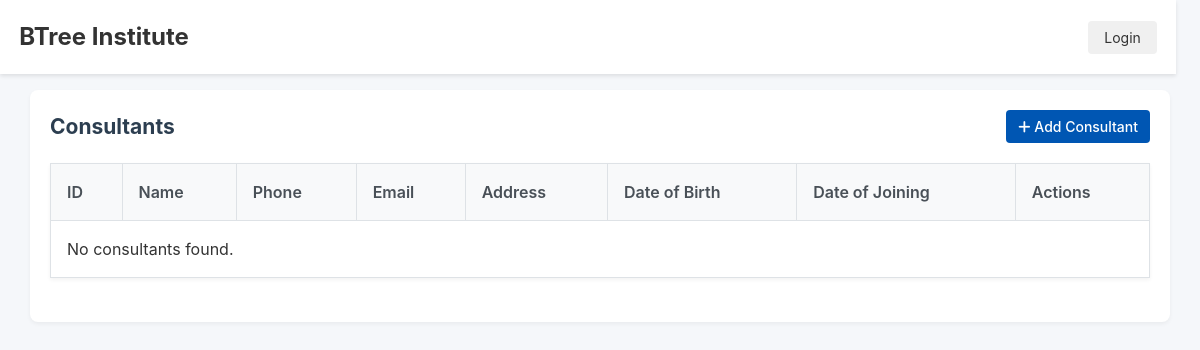
The app's page /consultants/, older data.
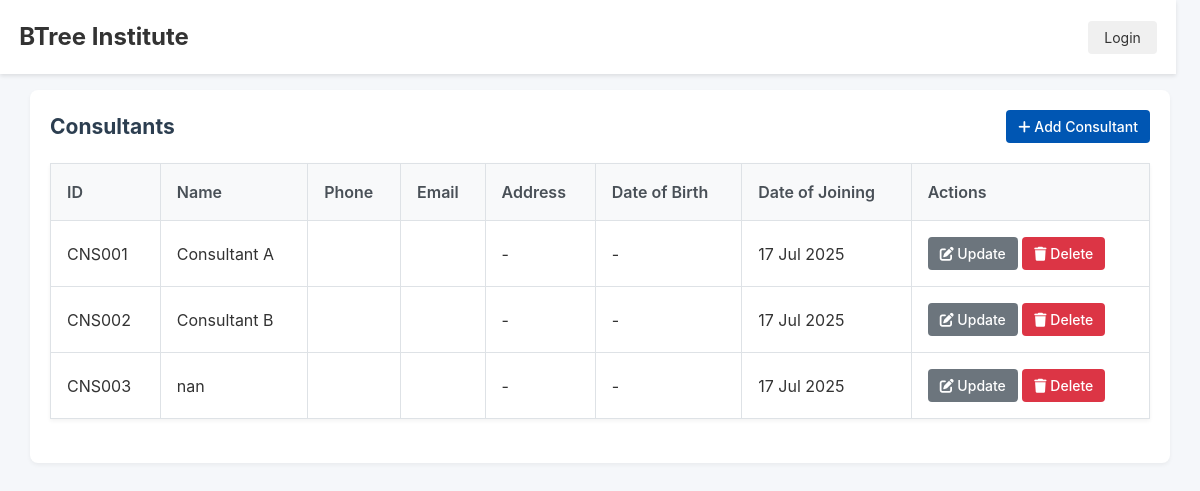
The same page, newer data.
### consultantdb/models.py (models this page shows, shortened)
class Consultant(models.Model):
    consultant_id = models.CharField(max_length=10, unique=True, blank=True)
    name = models.CharField(max_length=100)
    phone_number = models.CharField(max_length=15)
    email = models.EmailField()
    address = models.TextField(blank=True, null=True)
    date_of_birth = models.DateField(blank=True, null=True)
    date_of_joining = models.DateField(auto_now_add=True, null=True)

### consultantdb/views.py (the view)
# urls.py: path('', views.consultant_list, name='consultant_list'),
def consultant_list(request):
    consultants = Consultant.objects.all()
    return render(request, 'consultantdb/consultant_list.html', {'consultants': consultants})

### templates/consultantdb/consultant_list.html (shortened to what this page needs)
{% extends "base.html" %}
{% block content %}
<div class="card">
    <div style="display: flex; justify-content: space-between; align-items: center; margin-bottom: 20px;">
        <h2>Consultants</h2>
        <a href="{% url 'create_consultant' %}" class="btn"><i class="fas fa-plus"></i> Add Consultant</a>
    </div>
    <table>
        <thead>
            <tr>
                <th>ID</th>
                <th>Name</th>
                <th>Phone</th>
                <th>Email</th>
                <th>Address</th>
                <th>Date of Birth</th>
                <th>Date of Joining</th>
                <th>Actions</th>
            </tr>
        </thead>
        <tbody>
            {% for consultant in consultants %}
            <tr>
                <td>{{ consultant.consultant_id }}</td>
                <td>{{ consultant.name }}</td>
                <td>{{ consultant.phone_number }}</td>
                <td>{{ consultant.email }}</td>
                <td>{{ consultant.address|default:'-' }}</td>
                <td>{{ consultant.date_of_birth|date:"d M Y"|default:'-' }}</td>
                <td>{{ consultant.date_of_joining|date:"d M Y"|default:'-' }}</td>
                <td>
                    <a href="{% url 'update_consultant' consultant.pk %}" class="btn btn-secondary"><i class="fas fa-edit"></i> Update</a>
                    <a href="{% url 'delete_consultant' consultant.pk %}" class="btn btn-danger"><i class="fas fa-trash"></i> Delete</a>
                </td>
            </tr>
            {% empty %}
            <tr><td colspan="8">No consultants found.</td></tr>
            {% endfor %}
        </tbody>
    </table>
</div>
{% endblock %}

Row changes from the older to the newer data that the page shows:
added Consultant: consultant_id "CNS001", name "Consultant A", address "-", date_of_birth "-", date_of_joining "17 Jul 2025"
added Consultant: consultant_id "CNS002", name "Consultant B", address "-", date_of_birth "-", date_of_joining "17 Jul 2025"
added Consultant: consultant_id "CNS003", name "nan", address "-", date_of_birth "-", date_of_joining "17 Jul 2025"
Text that changed along with them:
text no longer shown: "No consultants found."
